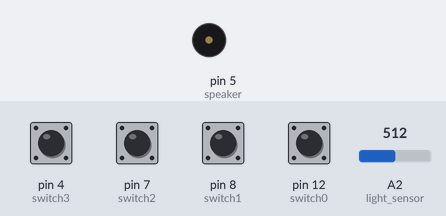
Simulated run of this sketch. Board: Arduino Uno, built with avr-gcc and run on an emulated ATmega328P. On the bench: buzzer (waves = sounding). The inputs (shaded band) are chosen by the test bench; at power-on: pin 4 (switch3), pin 7 (switch2), pin 8 (switch1), pin 12 (switch0) HIGH, A2 (light_sensor) = 512.

Above: at 1.2 s.
1.3 s: pin 12 (switch0) pulled LOW for 0.15 s
At 1.8 s:
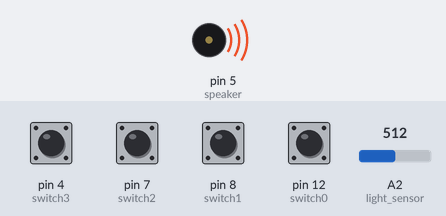
Timing chart, 0 to 4.3 s (numbered marks = the images above; inputs shaded):
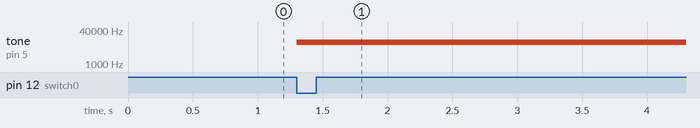

The sketch:

me_30_hw_6_instrument_of_light.ino
```cpp
/* Nishank Kuppa and Adhithyan Vaiyapuri
 *  November 16, 2016
 *  ME 30 Homework 6
 */

// set pin numbers:
const int switch0 = 12;
const int switch1 = 8;
const int switch2 = 7;
const int switch3 = 4;
const int light_sensor = A2;
const int speaker = 5;

int scaled_val = 0; // plays frequecies after being mapped
int tonevalue = 0;  // reads the light sensor data
//buttonstates
int state0;
int state1;
int state2;
int state3;

// declare functions
void read_buttons( int *sw1, int *sw2, int *sw3, int *sw4 );  // read and store state of the four buttons
int tone_value(int notes[50]);                                // generates tone based on light sensor data
void clear_playlist( int *notes);                             // clears the frequencies stored in the array
void playback(int notes[50]);                                 // replay the recorded tone
int notes[50]={0};                                                // array for holding frequency values


void setup()
// set switches as inputs
{
  pinMode(switch0, INPUT_PULLUP);
  pinMode(switch1, INPUT_PULLUP);
  pinMode(switch2, INPUT_PULLUP);
  pinMode(switch3, INPUT_PULLUP);
  pinMode(speaker, OUTPUT);
}

void loop()
{
  int val;
  read_buttons(&state0, &state1, &state2, &state3);     // read the state of each button
  if (state0 == LOW)   // if the first switch is pressed
  {
    val=tone_value(); // go to the tone_value function
    if (state0 == LOW)
    {
      val=tone_value();
      store(val);
    }
  }
  else if (state1 == LOW)   // if the second switch is pressed
  {
    playback(notes);  // go to the playback function
  }
  else if (state2 == LOW)   // if the third switch is pressed
  {
    clear_playlist(notes); // go to the clear playlist function
  }
  else if (state3 == LOW)   // if the fourth switch is pressed
  {
    playback(notes);  // go to the playback function
  }
  else
  {
    digitalWrite(6,HIGH);
  }
    /*int tonevalue = analogRead(light_sensor);
    int scaled_val = map(tonevalue, 0, 20, 120, 3500); //170);
    tone(5, scaled_val);
    delay(1);
  }  */
}

// function for reading and returning switches
void read_buttons( int *sw1, int *sw2, int *sw3, int *sw4 )
{
  *sw1 = digitalRead(switch0);
  *sw2 = digitalRead(switch1);
  *sw3 = digitalRead(switch2);
  *sw4 = digitalRead(switch3);
}

// generates tone based on light sensor data
int tone_value()
{
  //int i;
  //stores tones in notes[]

    tonevalue = analogRead(light_sensor);
    scaled_val = map(tonevalue,20,180, 120, 3500); //170);
    //notes[i] = scaled_val;
    //check if note is stored
    tone(5,scaled_val);


  return scaled_val;
}

void store (int val)
{
  int i;
  for (i = 0; i < 50; i++)
  {
     notes[i] = val;
  }
}

// plays back stored frequencies
void playback(int notes[])
{
  int i;
  for(i=0; i<(sizeof(notes)/sizeof(int));++i)
  {
    tone(5, notes[i]);

  }
}

// Clears whatever was stored into the notes array
void clear_playlist(int *notes)
{
  //clear playlist
    for (int i = 0; i <(sizeof(notes)/sizeof(int)) ; i++)
  {
     notes[i] = 0;
  }
}
```

Source.c
```cpp
#include<stdio.h>

int main(void)
{
	int count = 0;	// Variable for counting lines
	int c;			// Variable for storing file characters
	char your_character;	// variable for inputted character

	FILE *the_original = fopen("C:/Users/email_000/Desktop/the_original.txt", "r");  // open and read original text file

	if (the_original == NULL)	// If the file doesn't open
	{
		printf("Error opening your file\n");	// print error message
		return 1;
	}

	while ((c = getc(the_original)) != EOF)	// While reading the file
	{
		if (c != '\n')
		{
			putchar(c);	// display character
		}
		else
		{
			count++;		// increment of 1
			putchar('\n');  // display character of next line
		}
		if (count > 19)		// stop at the 20th line
		{
			break;
		}

	}

	// Prompt user to enter a character:
	printf("Enter a character: ");
	// Store response into variable:
	scanf("%c", &your_character);

	if (your_character == 'q')  // If the inputted character is 'q'
	{
		// Kill the program:
		printf("This program has been terminated.\n");
	}
	else
	{
		// Print the next 20 lines
		while ((c = getc(the_original)) != EOF)
		{

			if (c != '\n')
			{
				putchar(c);	// display character
			}
			else
			{
				count++;		// increment of 1
				putchar('\n');	// display character of next line
			}
			if (count > 39)  // stop at the 40th line
			{
				break;
			}

		}
	}

	fclose(the_original);	// close original file

	return 0;
}
```

lab6.1.c
```cpp
#include <stdio.h>
#include <math.h>
#include <stdlib.h>

// Declare functions
double mean( double prices_array[]);
double standard_dev(double prices_array[]);

int main(void)
{
	// Initialize data types
	double avg = 0;
	double sd = 0;


	// Specify file to read from
	FILE *home_prices = fopen("C:/Users/email_000/Desktop/prices.dat", "r");

	// Specify file to write to
	FILE *outfile = fopen("C:/Users/email_000/Desktop/prices_summary.dat", "w");

	if (home_prices == NULL)     // If the file doesn't open, print an error message
	{
		printf("Error opening file\n");
		return 1;
	}

	// Set array of home prices
	 double prices_array[120];
	 int i;

	 // Store all home prices into array
	for (i = 0; i < 120; i++)
	{
		fscanf(home_prices, "%lf", &prices_array[i]);
	}

	// Print array
	for (i = 0; i < 120; i++)
	{
		printf("Home price is %lf\n", prices_array[i]);
	}

	avg= mean(prices_array);			// Set formula for average
	sd = standard_dev(prices_array);	// Set formula for standard deviation

	// Print results to file
	fprintf(outfile, "Average is %Lf\n Standard Deviation is %Lf\n", avg, sd);

}

 double mean(double prices_array[])		// Function for calculating mean
{
	double mean_var;					// Initialize mean
	double sum = 0.0;					// Initialize sum
	int i;
	for (i = 0; i < 120; i++)			// Sum all prices in array
	{
		sum= sum + prices_array[i];
	}
	mean_var = sum / 120;				// Formula for calculating mean

	printf("Average is %Lf\n", mean_var);	// Print result

	return mean_var;
}

 double standard_dev(double prices_array[])    // Function for standard deviation
 {
	 // Initialize data types
	 double mean_var;
	 double finalstandarddev;
	 double sum = 0.0;
	 double standarddeviation = 0.0;
	 int i;

	 for (i = 0; i < 120; i++)					// Sum all prices in array
	 {
		 sum = sum + prices_array[i];
	 }
	 mean_var = sum / 120;						// Formula for calculating mean
	 for (i = 0; i < 120; i++)					// Calculate standard deviation
	 {
		 standarddeviation += pow(prices_array[i] - mean_var, 2);

	 }
	 finalstandarddev = sqrt(standarddeviation / 120);  // Finish standard deviation calculation
	 printf("Standard deviation is %Lf\n", finalstandarddev);		// Print result
	 return finalstandarddev;

 }
```

Measured:
- after the input at 1.3 s, tone on pin 5 (speaker): silent → 10513 Hz at once
